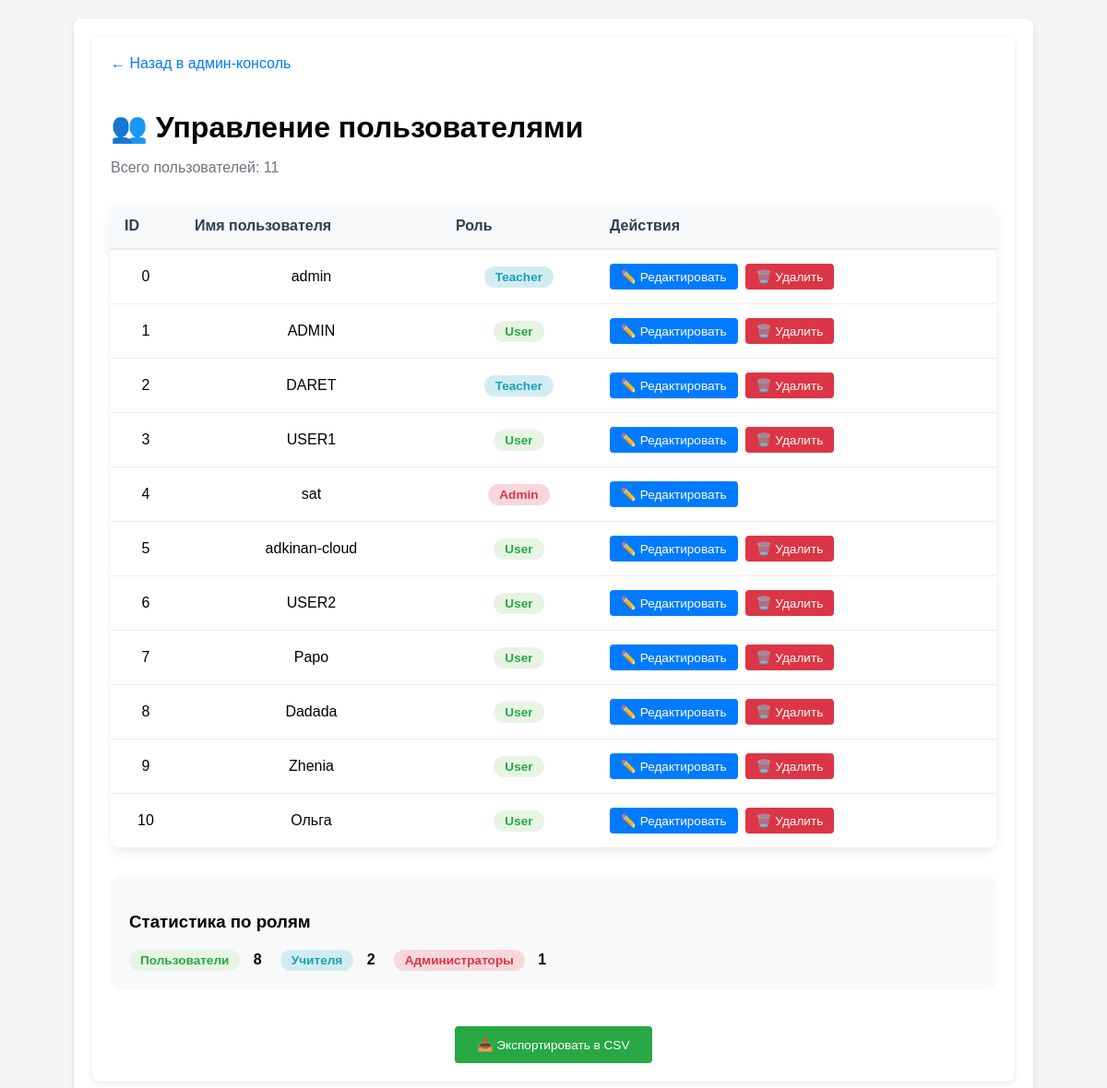
Page /cons/users (signed in) on the earlier database version.
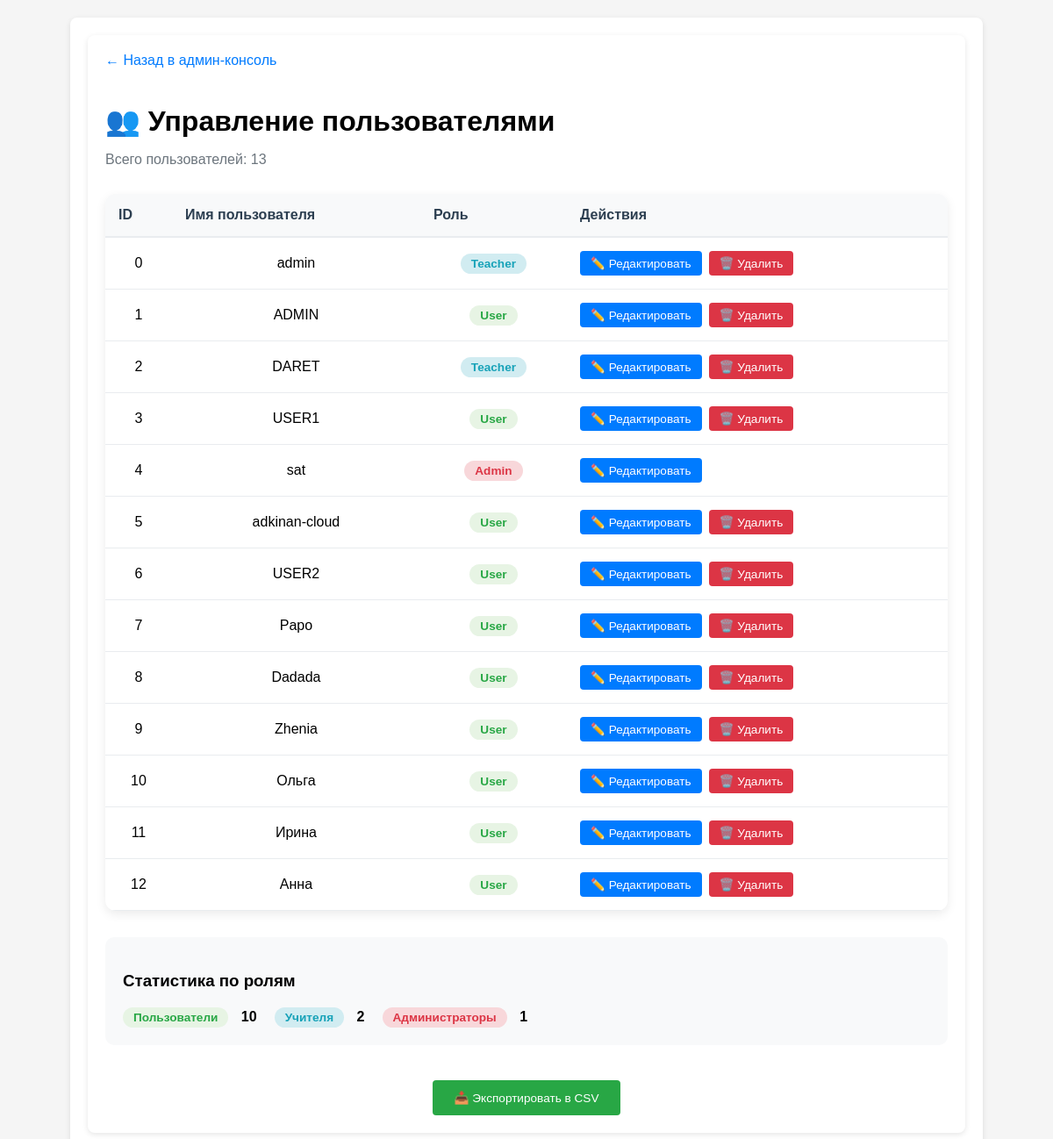
Same page on the later database version.
### app.py (models this page shows, shortened)
class User(db.Model, UserMixin):
    __tablename__ = 'Users'
    id =  db.Column(db.Integer, primary_key=True)
    username = db.Column(db.String(64), unique=True, nullable=False)
    password_hash = db.Column(db.String(64), nullable=False)
    privileges = db.Column(db.Integer, default = 0)
    def __repr__(self):
        return f'<User {self.username}>'
    @property
    def is_admin(self):
        return self.privileges
    @property
    def role_name(self):
        roles = {
            0: 'user',
            1: 'teacher',
            2: 'admin'
        }
        return roles.get(self.privileges, 'unknown')

### app.py (the view)
@app.route('/cons/users')
def console_users():
    if not check_admin():
        return redirect(url_for('ErAuth'))
    users = User.query.order_by(User.id).all()
    return render_template(con + 'console_users.html', users=users)

### app.py (called while the page is built)
@login_manager.user_loader
def load_user(user_id):
    return User.query.get(int(user_id))

def check_admin():
    curent_user = User.query.filter(
        User.username.ilike(
            session.get('curent_user')
        )
    ).first()
    print("DEBUD: curent user-admin is", curent_user)
    print("DEBUG: curent user-admin privileges -", curent_user.is_admin)
    if not curent_user or curent_user.role_name != 'admin':
        return False
    else:
        return True

### templates/console_dir/console_users.html (shortened to what this page needs)
{% extends 'base.html' %}
{% block content %}
<div class="container">
    <div style="margin-bottom: 30px;">
        <a href="{{ url_for('cons') }}" style="text-decoration: none; color: #007bff; display: inline-block; margin-bottom: 20px;">
            ← Назад в админ-консоль
        </a>
        <h1 style="margin-bottom: 10px;">👥 Управление пользователями</h1>
        <p style="color: #6c757d;">Всего пользователей: {{ users|length }}</p>
    </div>
    <div class="users-table">
        <table>
            <thead>
                <tr>
                    <th>ID</th>
                    <th>Имя пользователя</th>
                    <th>Роль</th>
                    <th>Действия</th>
                </tr>
            </thead>
            <tbody>
                {% for user in users %}
                <tr>
                    <td>{{ user.id }}</td>
                    <td>{{ user.username }}</td>
                    <td>
                        <span class="user-role-badge role-{{ user.role_name }}">
                            {{ user.role_name|title }}
                        </span>
                    </td>
                    <td>
                        <div class="action-buttons">
                            <a href="{{ url_for('console_user_edit', user_id=user.id) }}"
                               class="action-btn edit">✏️ Редактировать</a>
                            {% if user.username != session.get('curent_user') %}
                            <form action="{{ url_for('console_user_delete', user_id=user.id) }}"
                                  method="POST"
                                  onsubmit="return confirm('Удалить пользователя {{ user.username }}?');"
                                  style="display: inline;">
                                <button type="submit" class="action-btn delete">🗑️ Удалить</button>
                            </form>
                            {% endif %}
                        </div>
                    </td>
                </tr>
                {% endfor %}
            </tbody>
        </table>
    </div>
    <div style="background: #f8f9fa; padding: 20px; border-radius: 10px; margin-bottom: 30px;">
        <h3>Статистика по ролям</h3>
        <div style="display: flex; gap: 20px; margin-top: 15px;">
            <div>
                <span class="user-role-badge role-user">Пользователи</span>
                <strong style="margin-left: 10px;">{{ users|selectattr('privileges', 'equalto', 0)|list|length }}</strong>
            </div>
            <div>
                <span class="user-role-badge role-teacher">Учителя</span>
                <strong style="margin-left: 10px;">{{ users|selectattr('privileges', 'equalto', 1)|list|length }}</strong>
            </div>
            <div>
                <span class="user-role-badge role-admin">Администраторы</span>
                <strong style="margin-left: 10px;">{{ users|selectattr('privileges', 'equalto', 2)|list|length }}</strong>
            </div>
        </div>
    </div>
    <div style="text-align: center; margin-top: 40px;">
        <a href="{{ url_for('export_users_csv') }}" class="action-btn" style="background: #28a745; color: white; padding: 12px 25px;">
            📥 Экспортировать в CSV
        </a>
    </div>
</div>
{% endblock %}
{% set show_footer = False %}

### templates/base.html (shortened to what this page needs)
<!doctype html>
<html lang="ru">
<head>
{% block header %}
<link rel="stylesheet" href="{{ url_for('static', filename='style.css') }}">
{% endblock  %}
</head>
<body>
<div class="container">
  {% block content %}{% endblock %}
</div>
</body>
</html>

### static/style.css (style rules this page uses)
body { font-family:Arial,sans-serif;margin:0;padding:20px;background:#f5f5f5 }
.container { max-width:1000px; margin:auto; background:white; padding:20px; border-radius:8px; box-shadow:0 2px 6px rgba(0,0,0,.1) }
button { padding:10px 20px; background:#007bff; color:white; border:none; border-radius:4px; cursor:pointer }
button, .btn { padding: 10px 20px; background:#007bff; color:white; border:none; border-radius:4px; cursor:pointer; font-size:1rem; }
table { width: 100%; border-collapse: collapse; margin: 0; }
thead { position: sticky; top: 0; background-color: #f8f9fa; z-index: 10; }
th, td { border-bottom: 1px solid #e0e0e0; padding: 8px; text-align: center; vertical-align: middle; }
th { border-bottom: 2px solid #007bff; position: sticky; top: 0; }

### templates/console_dir/console_users.html (style rules this page uses)
.users-table { background: white; border-radius: 12px; overflow: hidden; box-shadow: 0 4px 12px rgba(0,0,0,0.08); margin-bottom: 30px; }
.users-table table { width: 100%; border-collapse: collapse; }
.users-table th { background: #f8f9fa; padding: 15px; text-align: left; font-weight: 600; color: #2c3e50; border-bottom: 2px solid #e9ecef; }
.users-table td { padding: 15px; border-bottom: 1px solid #e9ecef; }
.user-role-badge { display: inline-block; padding: 4px 12px; border-radius: 20px; font-size: 0.85rem; font-weight: 600; }
.role-user { background: #e7f4e4; color: #28a745; }
.role-teacher { background: #d1ecf1; color: #17a2b8; }
.role-admin { background: #f8d7da; color: #dc3545; }
.action-buttons { display: flex; gap: 8px; }
.action-btn { padding: 6px 12px; border: none; border-radius: 4px; font-size: 0.85rem; cursor: pointer; text-decoration: none; display: inline-block; }
.action-btn.edit { background: #007bff; color: white; }
.action-btn.delete { background: #dc3545; color: white; }

Differences in the rows shown:
added User: id "11", username "Ирина", role_name "User"
added User: id "12", username "Анна", role_name "User"
Other differences:
{{ users|length }}: "11" → "13"
{{ users|selectattr('privileges', 'equalto', 0)|list|length }}: "8" → "10"
